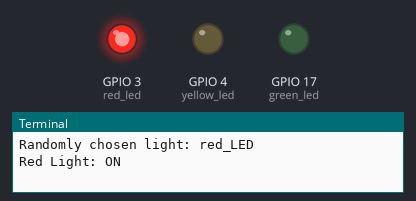
Simulated run of this program. Board: Raspberry Pi (BCM pin numbers). Shown: output pins drawn as LEDs (lit = HIGH), the last lines printed to the terminal. Random numbers come from a fixed seed.

Above: at 0.1 s.
At 80.1 s:
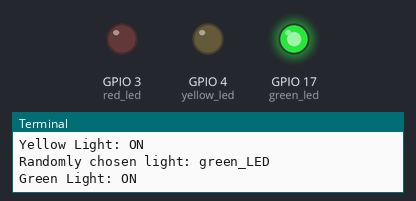
At 120.1 s:
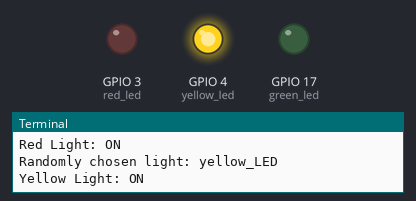
Timing chart, 0 to 121.6 s (numbered marks = the images above):
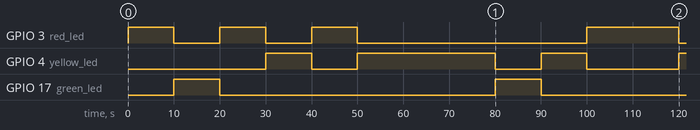

The program:

randomled.py
```python
from gpiozero import LED
import time
import random

red_led = LED(3)
yellow_led = LED(4)
green_led = LED(17)

def stop_light(traffic_status):
    print("Red Light: ON")
    if traffic_status['red_LED']:
        red_led.on()
    else:
        red_led.off()

def yield_light(traffic_status):
    print("Yellow Light: ON")
    if traffic_status['yellow_LED']:
        yellow_led.on()
    else:
        yellow_led.off()

def go_light(traffic_status):
    print("Green Light: ON")
    if traffic_status['green_LED']:
        green_led.on()
    else:
        green_led.off()

def main():

    traffic_light = {'red_LED': 0, 'yellow_LED': 0, 'green_LED': 1}

    while True:
        status = random.choice(list(traffic_light.keys()))
        print(f"Randomly chosen light: {status}")

        red_led.off()
        yellow_led.off()
        green_led.off()

        if status == 'red_LED':
            traffic_light['red_LED'] = 1
            stop_light(traffic_light)
        elif status == 'yellow_LED':
            traffic_light['yellow_LED'] = 1
            yield_light(traffic_light)
        elif status == 'green_LED':
            traffic_light['green_LED'] = 1
            go_light(traffic_status=traffic_light)


        time.sleep(10)

main()
```

Measured:
- by itself, GPIO 3 (red_led): LOW → HIGH at 0.00 s, → LOW 10.0 s later, → HIGH 10.0 s later, → LOW 10.0 s later, … (8 changes in this stretch)
- by itself, GPIO 4 (yellow_led): goes HIGH 10.0 s, LOW 10.0 s, HIGH 30.0 s, LOW 10.0 s, HIGH 10.0 s, LOW 20.0 s, then HIGH
- by itself, GPIO 17 (green_led): alternates HIGH for 10.0 s and LOW for 60.0 s
